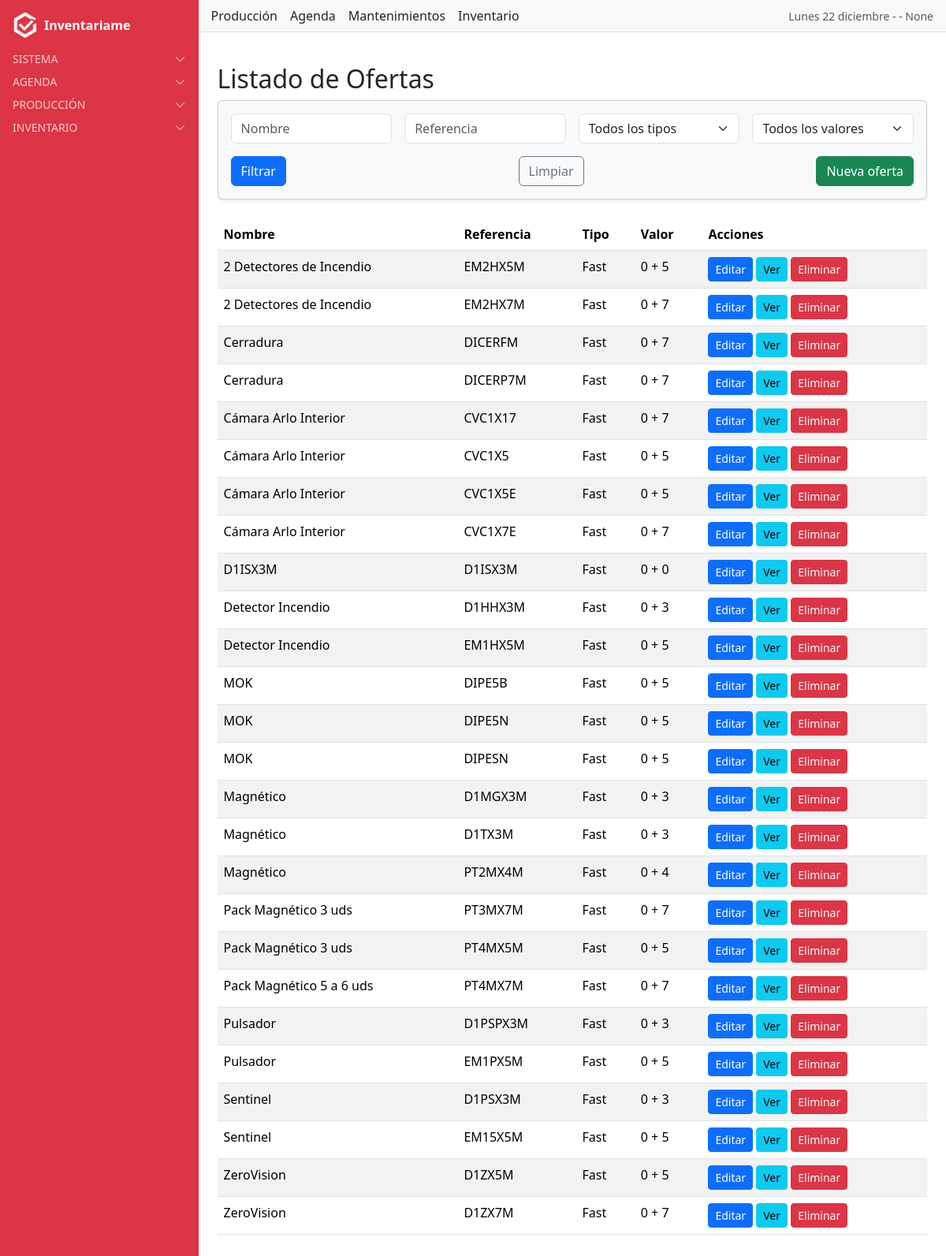
The page /ofertas/ (signed in) on the database its author committed.
### users/models.py (models this page shows, shortened)
class PerfilUsuario(models.Model):
    TIPOS_USUARIO = [
        ("grupo", "Grupo"),
        ("individual", "Individual"),
    ]
    usuario = models.OneToOneField(User, on_delete=models.CASCADE, related_name="perfil")
    tipo_usuario = models.CharField(max_length=10, choices=TIPOS_USUARIO, default="individual")
    matricula = models.CharField(
        max_length=50,
        unique=True,              # ✅ ahora no se puede repetir
        blank=True,
        null=True,
        help_text="Identificador único de matrícula"
    )
    nombre_grupo = models.CharField(max_length=100, blank=True, null=True)
    grupo_django = models.ForeignKey(Group, on_delete=models.SET_NULL, blank=True, null=True)
    creado = models.DateTimeField(auto_now_add=True)
    actualizado = models.DateTimeField(auto_now=True)

### oferta/models.py (models this page shows, shortened)
class Oferta(models.Model):
    nombre = models.CharField(max_length=150)
    referencia = models.ForeignKey(
        Referencia,
        on_delete=models.CASCADE,
        related_name="ofertas",
        default=1
    )
    valor = models.IntegerField(
        choices=[(3, "0 + 3"), (4, "0 + 4"), (5, "0 + 5"), (7, "0 + 7"), (10, "0 + 10")],
        help_text="Selecciona uno de los valores permitidos"
    )
    class Meta:
        verbose_name = "Oferta"
        verbose_name_plural = "Ofertas"
        ordering = ["nombre"]

### referencias/models.py (models this page shows, shortened)
class Referencia(models.Model):
    nombre = models.CharField(max_length=150)
    tipo = models.ForeignKey(Tipo, on_delete=models.CASCADE, related_name="referencias")
    class Meta:
        verbose_name = "Referencia"
        verbose_name_plural = "Referencias"
        ordering = ["nombre"]

class Tipo(models.Model):
    nombre = models.CharField(max_length=50)
    class Meta:
        verbose_name = "Tipo"
        verbose_name_plural = "Tipos"

### oferta/views.py (the view)
# urls.py: path("", views.oferta_list, name="oferta_list"),
@login_required
def oferta_list(request):
    qs = Oferta.objects.select_related("referencia", "referencia__tipo").all()
    nombre = request.GET.get("nombre", "").strip()
    referencia = request.GET.get("referencia", "").strip()
    tipo = request.GET.get("tipo", "").strip()
    valor = request.GET.get("valor", "").strip()
    if nombre:
        qs = qs.filter(nombre__icontains=nombre)
    if referencia:
        qs = qs.filter(referencia__nombre__icontains=referencia)
    if tipo:
        qs = qs.filter(referencia__tipo__nombre__icontains=tipo)
    if valor:
        qs = qs.filter(valor=valor)
    valores = [3, 4, 5, 7, 10]
    tipos = Tipo.objects.values_list("nombre", flat=True)
    return render(
        request,
        "oferta/oferta_list.html",
        {
            "ofertas": qs,
            "valores": valores,
            "tipos": tipos,
        },
    )

### inventariame/context_processors.py (called while the page is built)
def fecha_hoy(request):
    hoy = formats.date_format(datetime.now(), "l d F", use_l10n=True)
    return {"fecha_hoy": hoy.capitalize()}

def mes_y_anio(request):
    fecha = formats.date_format(datetime.now(), "F Y", use_l10n=True)
    return {"mes_y_anio": fecha.capitalize()}

### users/context_processors.py (called while the page is built)
def alertas_processor(request):
    if not request.user.is_authenticated:
        return {}
    ahora = timezone.now()
    proximas_con_recordatorio = Cita.objects.filter(
        usuario=request.user, recordatorio=True,
        fecha__gte=ahora, fecha__lte=ahora + timedelta(days=1)
    )
    if proximas_con_recordatorio.exists():
        return {"alertas": f"Tienes {proximas_con_recordatorio.count()} cita(s) con recordatorio en 24h"}
    return {}

### oferta/templates/oferta/oferta_list.html (shortened to what this page needs)
{% extends "base.html" %}
{% block content_authenticated %}
<div class="container mt-4">
  <h2>Listado de Ofertas</h2>
  <form method="get" class="card p-3 mb-4 shadow-sm form-card-bg">
    <div class="row g-3">
      <div class="col-md-3">
        <input type="text" name="nombre" class="form-control" placeholder="Nombre" value="{{ request.GET.nombre }}">
      </div>
      <div class="col-md-3">
        <input type="text" name="referencia" class="form-control" placeholder="Referencia" value="{{ request.GET.referencia }}">
      </div>
      <div class="col-md-3">
        <select name="tipo" class="form-select">
          <option value="">Todos los tipos</option>
        </select>
      </div>
      <div class="col-md-3">
        <select name="valor" class="form-select">
          <option value="">Todos los valores</option>
        </select>
      </div>
    </div>
    <div class="mt-3 d-flex justify-content-between">
      <button type="submit" class="btn btn-primary">Filtrar</button>
      <a href="{% url 'oferta_list' %}" class="btn btn-outline-secondary">Limpiar</a>
      <a href="{% url 'oferta_nueva' %}" class="btn btn-success">Nueva oferta</a>
    </div>
  </form>
  <table class="table table-striped">
    <thead>
      <tr>
        <th>Nombre</th>
        <th>Referencia</th>
        <th>Tipo</th>
        <th>Valor</th>
        <th>Acciones</th>
      </tr>
    </thead>
    <tbody>
      {% for oferta in ofertas %}
      <tr>
        <td>{{ oferta.nombre }}</td>
        <td>{{ oferta.referencia.nombre }}</td>
        <td>{{ oferta.referencia.tipo.nombre }}</td>
        <td>0 + {{ oferta.valor }}</td>
        <td>
          <a href="{% url 'oferta_editar' oferta.pk %}" class="btn btn-sm btn-primary">Editar</a>
          <a href="{% url 'oferta_detail' oferta.pk %}" class="btn btn-sm btn-info">Ver</a>
          <form action="{% url 'oferta_eliminar' oferta.pk %}" method="post" style="display:inline;">
            <button type="submit" class="btn btn-sm btn-danger">Eliminar</button>
          </form>
        </td>
      </tr>
      {% empty %}
      <tr>
        <td colspan="5">No hay ofertas registradas.</td>
      </tr>
      {% endfor %}
    </tbody>
  </table>
</div>
{% endblock %}

### templates/includes/navbar_authenticated.html (shortened to what this page needs)
<nav class="navbar bg-light border-bottom px-3 d-flex flex-wrap align-items-center justify-content-between gap-3">
  <div class="d-none d-lg-flex gap-3">
    <a href="{% url 'users:dashboard' %}" class="nav-link text-dark">Producción</a>
    <a href="{% url 'cita_list' %}" class="nav-link text-dark">Agenda</a>
    <a href="{% url 'mantenimiento_list' %}" class="nav-link text-dark">Mantenimientos</a>
    <a href="{% url 'stock_list' %}" class="nav-link text-dark">Inventario</a>
  </div>
  <div class="d-flex align-items-center gap-2">
    <span class="text-muted small"> {{ fecha_hoy }} -  {{ user.first_name }} - {{ user.perfil.matricula }} </span>
  </div>
</nav>

### static/css/dashboard.css (style rules this page uses)
.form-card-bg { background-color: #f8f9fa; }

### rows shown on the page
Oferta: nombre "2 Detectores de Incendio", referencia.nombre "EM2HX5M", referencia.tipo.nombre "Fast", valor "5"
Oferta: nombre "2 Detectores de Incendio", referencia.nombre "EM2HX7M", referencia.tipo.nombre "Fast", valor "7"
Oferta: nombre "Cerradura", referencia.nombre "DICERFM", referencia.tipo.nombre "Fast", valor "7"
Oferta: nombre "Cerradura", referencia.nombre "DICERP7M", referencia.tipo.nombre "Fast", valor "7"
Oferta: nombre "Cámara Arlo Interior", referencia.nombre "CVC1X17", referencia.tipo.nombre "Fast", valor "7"
Oferta: nombre "Cámara Arlo Interior", referencia.nombre "CVC1X5", referencia.tipo.nombre "Fast", valor "5"
Oferta: nombre "Cámara Arlo Interior", referencia.nombre "CVC1X5E", referencia.tipo.nombre "Fast", valor "5"
Oferta: nombre "Cámara Arlo Interior", referencia.nombre "CVC1X7E", referencia.tipo.nombre "Fast", valor "7"
Oferta: nombre "D1ISX3M", referencia.nombre "D1ISX3M", referencia.tipo.nombre "Fast", valor "0"
Oferta: nombre "Detector Incendio", referencia.nombre "D1HHX3M", referencia.tipo.nombre "Fast", valor "3"
Oferta: nombre "Detector Incendio", referencia.nombre "EM1HX5M", referencia.tipo.nombre "Fast", valor "5"
Oferta: nombre "MOK", referencia.nombre "DIPE5B", referencia.tipo.nombre "Fast", valor "5"
Oferta: nombre "MOK", referencia.nombre "DIPE5N", referencia.tipo.nombre "Fast", valor "5"
Oferta: nombre "MOK", referencia.nombre "DIPESN", referencia.tipo.nombre "Fast", valor "5"
Oferta: nombre "Magnético", referencia.nombre "D1MGX3M", referencia.tipo.nombre "Fast", valor "3"
Oferta: nombre "Magnético", referencia.nombre "D1TX3M", referencia.tipo.nombre "Fast", valor "3"
Oferta: nombre "Magnético", referencia.nombre "PT2MX4M", referencia.tipo.nombre "Fast", valor "4"
Oferta: nombre "Pack Magnético 3 uds", referencia.nombre "PT3MX7M", referencia.tipo.nombre "Fast", valor "7"
Oferta: nombre "Pack Magnético 3 uds", referencia.nombre "PT4MX5M", referencia.tipo.nombre "Fast", valor "5"
Oferta: nombre "Pack Magnético 5 a 6 uds", referencia.nombre "PT4MX7M", referencia.tipo.nombre "Fast", valor "7"
Oferta: nombre "Pulsador", referencia.nombre "D1PSPX3M", referencia.tipo.nombre "Fast", valor "3"
Oferta: nombre "Pulsador", referencia.nombre "EM1PX5M", referencia.tipo.nombre "Fast", valor "5"
Oferta: nombre "Sentinel", referencia.nombre "D1PSX3M", referencia.tipo.nombre "Fast", valor "3"
Oferta: nombre "Sentinel", referencia.nombre "EM15X5M", referencia.tipo.nombre "Fast", valor "5"
Oferta: nombre "ZeroVision", referencia.nombre "D1ZX5M", referencia.tipo.nombre "Fast", valor "5"
Oferta: nombre "ZeroVision", referencia.nombre "D1ZX7M", referencia.tipo.nombre "Fast", valor "7"

### other values the page prints
{{ fecha_hoy }} "Lunes 22 diciembre"
{{ user.perfil.matricula }} "None"
